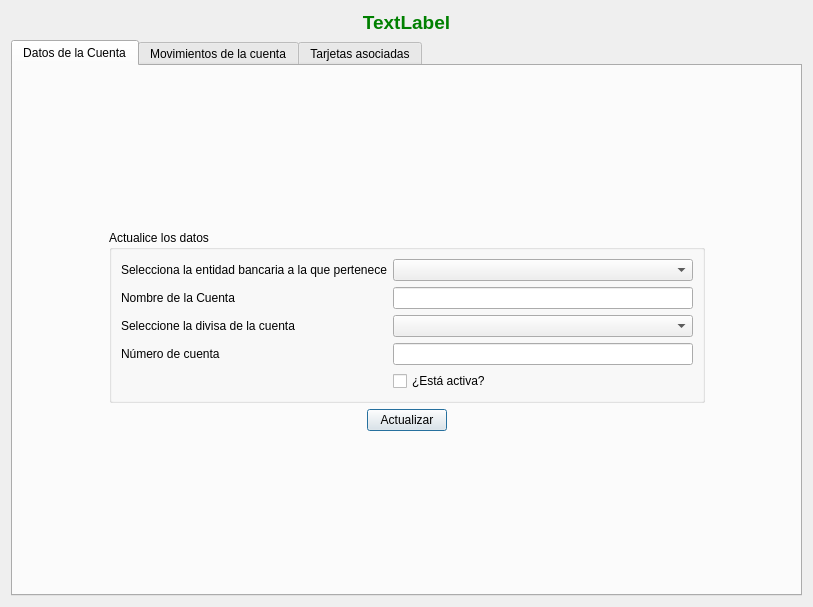
<?xml version="1.0" encoding="UTF-8"?>
<ui version="4.0">
 <class>frmCuentasIBM</class>
 <widget class="QDialog" name="frmCuentasIBM">
  <property name="windowModality">
   <enum>Qt::WindowModal</enum>
  </property>
  <property name="geometry">
   <rect>
    <x>0</x>
    <y>0</y>
    <width>813</width>
    <height>607</height>
   </rect>
  </property>
  <property name="windowTitle">
   <string>Estudio de la Cuenta seleccionada</string>
  </property>
  <property name="windowIcon">
   <iconset resource="../images/xulpymoney.qrc">
    <normaloff>:/xulpymoney/report2.png</normaloff>:/xulpymoney/report2.png</iconset>
  </property>
  <property name="modal">
   <bool>true</bool>
  </property>
  <layout class="QVBoxLayout" name="_2">
   <item>
    <layout class="QVBoxLayout" name="verticalLayout_2">
     <item>
      <widget class="QLabel" name="lblTitulo">
       <property name="font">
        <font>
         <pointsize>14</pointsize>
         <weight>75</weight>
         <bold>true</bold>
        </font>
       </property>
       <property name="styleSheet">
        <string notr="true">color: rgb(0, 128, 0);</string>
       </property>
       <property name="text">
        <string>TextLabel</string>
       </property>
       <property name="alignment">
        <set>Qt::AlignCenter</set>
       </property>
      </widget>
     </item>
     <item>
      <widget class="QTabWidget" name="tab">
       <property name="currentIndex">
        <number>0</number>
       </property>
       <widget class="QWidget" name="tabDatos">
        <attribute name="icon">
         <iconset resource="../images/xulpymoney.qrc">
          <normaloff>:/xulpymoney/bank.png</normaloff>:/xulpymoney/bank.png</iconset>
        </attribute>
        <attribute name="title">
         <string>Datos de la Cuenta</string>
        </attribute>
        <layout class="QHBoxLayout" name="horizontalLayout_3">
         <item>
          <layout class="QHBoxLayout" name="horizontalLayout_2">
           <item>
            <spacer name="horizontalSpacer_4">
             <property name="orientation">
              <enum>Qt::Horizontal</enum>
             </property>
             <property name="sizeType">
              <enum>QSizePolicy::MinimumExpanding</enum>
             </property>
             <property name="sizeHint" stdset="0">
              <size>
               <width>40</width>
               <height>20</height>
              </size>
             </property>
            </spacer>
           </item>
           <item>
            <layout class="QVBoxLayout" name="verticalLayout">
             <item>
              <spacer name="verticalSpacer_2">
               <property name="orientation">
                <enum>Qt::Vertical</enum>
               </property>
               <property name="sizeHint" stdset="0">
                <size>
                 <width>20</width>
                 <height>40</height>
                </size>
               </property>
              </spacer>
             </item>
             <item>
              <widget class="QGroupBox" name="groupBox">
               <property name="title">
                <string>Actualice los datos</string>
               </property>
               <layout class="QHBoxLayout" name="horizontalLayout_4">
                <item>
                 <layout class="QFormLayout" name="formLayout">
                  <property name="fieldGrowthPolicy">
                   <enum>QFormLayout::ExpandingFieldsGrow</enum>
                  </property>
                  <item row="0" column="1">
                   <widget class="QComboBox" name="cmbEB">
                    <property name="sizePolicy">
                     <sizepolicy hsizetype="Expanding" vsizetype="Preferred">
                      <horstretch>0</horstretch>
                      <verstretch>0</verstretch>
                     </sizepolicy>
                    </property>
                    <property name="sizeAdjustPolicy">
                     <enum>QComboBox::AdjustToContents</enum>
                    </property>
                   </widget>
                  </item>
                  <item row="1" column="0">
                   <widget class="QLabel" name="label_2">
                    <property name="text">
                     <string>Nombre de la Cuenta</string>
                    </property>
                   </widget>
                  </item>
                  <item row="1" column="1">
                   <widget class="QLineEdit" name="txtCuenta">
                    <property name="sizePolicy">
                     <sizepolicy hsizetype="Expanding" vsizetype="Preferred">
                      <horstretch>0</horstretch>
                      <verstretch>0</verstretch>
                     </sizepolicy>
                    </property>
                    <property name="minimumSize">
                     <size>
                      <width>300</width>
                      <height>0</height>
                     </size>
                    </property>
                   </widget>
                  </item>
                  <item row="2" column="0">
                   <widget class="QLabel" name="label_8">
                    <property name="text">
                     <string>Seleccione la divisa de la cuenta</string>
                    </property>
                   </widget>
                  </item>
                  <item row="2" column="1">
                   <widget class="QComboBox" name="cmbCurrency">
                    <property name="sizePolicy">
                     <sizepolicy hsizetype="Expanding" vsizetype="Preferred">
                      <horstretch>0</horstretch>
                      <verstretch>0</verstretch>
                     </sizepolicy>
                    </property>
                   </widget>
                  </item>
                  <item row="3" column="0">
                   <widget class="QLabel" name="label_3">
                    <property name="text">
                     <string>Número de cuenta</string>
                    </property>
                   </widget>
                  </item>
                  <item row="3" column="1">
                   <widget class="QLineEdit" name="txtNumero">
                    <property name="sizePolicy">
                     <sizepolicy hsizetype="Expanding" vsizetype="Preferred">
                      <horstretch>0</horstretch>
                      <verstretch>0</verstretch>
                     </sizepolicy>
                    </property>
                   </widget>
                  </item>
                  <item row="4" column="1">
                   <widget class="QCheckBox" name="chkActiva">
                    <property name="text">
                     <string>¿Está activa?</string>
                    </property>
                   </widget>
                  </item>
                  <item row="0" column="0">
                   <widget class="QLabel" name="label">
                    <property name="text">
                     <string>Selecciona la entidad bancaria a la que pertenece</string>
                    </property>
                   </widget>
                  </item>
                 </layout>
                </item>
               </layout>
              </widget>
             </item>
             <item>
              <layout class="QHBoxLayout" name="horizontalLayout_12">
               <item>
                <spacer name="horizontalSpacer_6">
                 <property name="orientation">
                  <enum>Qt::Horizontal</enum>
                 </property>
                 <property name="sizeHint" stdset="0">
                  <size>
                   <width>40</width>
                   <height>20</height>
                  </size>
                 </property>
                </spacer>
               </item>
               <item>
                <widget class="QPushButton" name="cmdDatos">
                 <property name="text">
                  <string>Actualizar</string>
                 </property>
                </widget>
               </item>
               <item>
                <spacer name="horizontalSpacer_7">
                 <property name="orientation">
                  <enum>Qt::Horizontal</enum>
                 </property>
                 <property name="sizeHint" stdset="0">
                  <size>
                   <width>40</width>
                   <height>20</height>
                  </size>
                 </property>
                </spacer>
               </item>
              </layout>
             </item>
             <item>
              <spacer name="verticalSpacer">
               <property name="orientation">
                <enum>Qt::Vertical</enum>
               </property>
               <property name="sizeHint" stdset="0">
                <size>
                 <width>20</width>
                 <height>40</height>
                </size>
               </property>
              </spacer>
             </item>
            </layout>
           </item>
           <item>
            <spacer name="horizontalSpacer_5">
             <property name="orientation">
              <enum>Qt::Horizontal</enum>
             </property>
             <property name="sizeType">
              <enum>QSizePolicy::MinimumExpanding</enum>
             </property>
             <property name="sizeHint" stdset="0">
              <size>
               <width>40</width>
               <height>20</height>
              </size>
             </property>
            </spacer>
           </item>
          </layout>
         </item>
        </layout>
       </widget>
       <widget class="QWidget" name="tabMovimientos">
        <attribute name="icon">
         <iconset resource="../images/xulpymoney.qrc">
          <normaloff>:/xulpymoney/books.png</normaloff>:/xulpymoney/books.png</iconset>
        </attribute>
        <attribute name="title">
         <string>Movimientos de la cuenta</string>
        </attribute>
        <layout class="QHBoxLayout" name="horizontalLayout_7">
         <item>
          <layout class="QVBoxLayout" name="verticalLayout_3">
           <item>
            <layout class="QHBoxLayout" name="horizontalLayout">
             <item>
              <spacer name="horizontalSpacer_2">
               <property name="orientation">
                <enum>Qt::Horizontal</enum>
               </property>
               <property name="sizeHint" stdset="0">
                <size>
                 <width>40</width>
                 <height>20</height>
                </size>
               </property>
              </spacer>
             </item>
             <item>
              <widget class="wdgYearMonth" name="wdgYM" native="true"/>
             </item>
             <item>
              <spacer name="horizontalSpacer_3">
               <property name="orientation">
                <enum>Qt::Horizontal</enum>
               </property>
               <property name="sizeHint" stdset="0">
                <size>
                 <width>40</width>
                 <height>20</height>
                </size>
               </property>
              </spacer>
             </item>
            </layout>
           </item>
           <item>
            <widget class="myQTableWidget" name="tblOperaciones">
             <property name="contextMenuPolicy">
              <enum>Qt::CustomContextMenu</enum>
             </property>
             <property name="alternatingRowColors">
              <bool>true</bool>
             </property>
             <property name="selectionMode">
              <enum>QAbstractItemView::SingleSelection</enum>
             </property>
             <property name="selectionBehavior">
              <enum>QAbstractItemView::SelectRows</enum>
             </property>
             <attribute name="horizontalHeaderStretchLastSection">
              <bool>true</bool>
             </attribute>
             <attribute name="verticalHeaderVisible">
              <bool>false</bool>
             </attribute>
             <attribute name="verticalHeaderStretchLastSection">
              <bool>false</bool>
             </attribute>
             <column>
              <property name="text">
               <string>Fecha</string>
              </property>
             </column>
             <column>
              <property name="text">
               <string>Concepto</string>
              </property>
             </column>
             <column>
              <property name="text">
               <string>Importe</string>
              </property>
             </column>
             <column>
              <property name="text">
               <string>Saldo</string>
              </property>
             </column>
             <column>
              <property name="text">
               <string>Comentario</string>
              </property>
             </column>
            </widget>
           </item>
          </layout>
         </item>
        </layout>
       </widget>
       <widget class="QWidget" name="tabTarjetas">
        <attribute name="icon">
         <iconset resource="../images/xulpymoney.qrc">
          <normaloff>:/xulpymoney/visa2.png</normaloff>:/xulpymoney/visa2.png</iconset>
        </attribute>
        <attribute name="title">
         <string>Tarjetas asociadas</string>
        </attribute>
        <layout class="QHBoxLayout" name="horizontalLayout_8">
         <item>
          <layout class="QVBoxLayout" name="verticalLayout_5">
           <item>
            <widget class="QGroupBox" name="groupBox_3">
             <property name="title">
              <string>Listado de tarjetas asociadas a la cuenta</string>
             </property>
             <layout class="QHBoxLayout" name="horizontalLayout_9">
              <item>
               <layout class="QVBoxLayout" name="verticalLayout_4">
                <item>
                 <widget class="QCheckBox" name="chkTarjetas">
                  <property name="text">
                   <string>¿Mostrar tarjetas inactivas?</string>
                  </property>
                 </widget>
                </item>
                <item>
                 <widget class="myQTableWidget" name="tblTarjetas">
                  <property name="contextMenuPolicy">
                   <enum>Qt::CustomContextMenu</enum>
                  </property>
                  <property name="alternatingRowColors">
                   <bool>true</bool>
                  </property>
                  <property name="selectionMode">
                   <enum>QAbstractItemView::SingleSelection</enum>
                  </property>
                  <property name="selectionBehavior">
                   <enum>QAbstractItemView::SelectRows</enum>
                  </property>
                  <attribute name="verticalHeaderVisible">
                   <bool>false</bool>
                  </attribute>
                  <column>
                   <property name="text">
                    <string>Tarjeta</string>
                   </property>
                  </column>
                  <column>
                   <property name="text">
                    <string>Número</string>
                   </property>
                  </column>
                  <column>
                   <property name="text">
                    <string>Activa</string>
                   </property>
                  </column>
                  <column>
                   <property name="text">
                    <string>Pago diferido</string>
                   </property>
                  </column>
                  <column>
                   <property name="text">
                    <string>Saldo máximo</string>
                   </property>
                  </column>
                  <column>
                   <property name="text">
                    <string>Saldo</string>
                   </property>
                  </column>
                 </widget>
                </item>
               </layout>
              </item>
             </layout>
            </widget>
           </item>
           <item>
            <layout class="QHBoxLayout" name="layDiferido">
             <item>
              <widget class="QTabWidget" name="tabOpertarjetasDiferidas">
               <property name="enabled">
                <bool>false</bool>
               </property>
               <property name="currentIndex">
                <number>0</number>
               </property>
               <widget class="QWidget" name="tab_2">
                <attribute name="title">
                 <string>Operaciones diferidas de la tarjeta seleccionada</string>
                </attribute>
                <layout class="QHBoxLayout" name="horizontalLayout_6">
                 <item>
                  <widget class="QGroupBox" name="grpOperTarjetas">
                   <property name="title">
                    <string>Operaciones diferidas de la tarjeta seleccionada</string>
                   </property>
                   <property name="checkable">
                    <bool>false</bool>
                   </property>
                   <layout class="QVBoxLayout" name="verticalLayout_7">
                    <item>
                     <widget class="myQTableWidget" name="tblOperTarjetas">
                      <property name="contextMenuPolicy">
                       <enum>Qt::CustomContextMenu</enum>
                      </property>
                      <property name="editTriggers">
                       <set>QAbstractItemView::NoEditTriggers</set>
                      </property>
                      <property name="alternatingRowColors">
                       <bool>true</bool>
                      </property>
                      <property name="selectionMode">
                       <enum>QAbstractItemView::MultiSelection</enum>
                      </property>
                      <property name="selectionBehavior">
                       <enum>QAbstractItemView::SelectRows</enum>
                      </property>
                      <attribute name="verticalHeaderVisible">
                       <bool>false</bool>
                      </attribute>
                      <column>
                       <property name="text">
                        <string>Fecha</string>
                       </property>
                      </column>
                      <column>
                       <property name="text">
                        <string>Concepto</string>
                       </property>
                      </column>
                      <column>
                       <property name="text">
                        <string>Importe</string>
                       </property>
                      </column>
                      <column>
                       <property name="text">
                        <string>Comentario</string>
                       </property>
                      </column>
                     </widget>
                    </item>
                   </layout>
                  </widget>
                 </item>
                 <item>
                  <widget class="QGroupBox" name="grpPago">
                   <property name="title">
                    <string>Pago diferido de operaciones seleccionadas</string>
                   </property>
                   <layout class="QHBoxLayout" name="horizontalLayout_11">
                    <item>
                     <layout class="QVBoxLayout" name="verticalLayout_8">
                      <item>
                       <widget class="QLabel" name="lblPago">
                        <property name="font">
                         <font>
                          <pointsize>12</pointsize>
                          <weight>75</weight>
                          <bold>true</bold>
                         </font>
                        </property>
                        <property name="text">
                         <string>XXXX €</string>
                        </property>
                        <property name="alignment">
                         <set>Qt::AlignCenter</set>
                        </property>
                       </widget>
                      </item>
                      <item>
                       <layout class="QHBoxLayout" name="horizontalLayout_10">
                        <item>
                         <widget class="QLabel" name="label_5">
                          <property name="text">
                           <string>Selecciona la fecha de pago</string>
                          </property>
                         </widget>
                        </item>
                        <item>
                         <widget class="QDateEdit" name="calPago">
                          <property name="displayFormat">
                           <string>yyyy/MM/dd</string>
                          </property>
                          <property name="calendarPopup">
                           <bool>true</bool>
                          </property>
                         </widget>
                        </item>
                       </layout>
                      </item>
                      <item>
                       <widget class="QPushButton" name="cmdPago">
                        <property name="text">
                         <string>Pagar</string>
                        </property>
                       </widget>
                      </item>
                     </layout>
                    </item>
                   </layout>
                  </widget>
                 </item>
                </layout>
               </widget>
               <widget class="QWidget" name="tab_3">
                <attribute name="title">
                 <string>Histórico de pagos diferidos de la tarjeta seleccionada</string>
                </attribute>
                <layout class="QHBoxLayout" name="horizontalLayout_14">
                 <item>
                  <layout class="QVBoxLayout" name="verticalLayout_9">
                   <item>
                    <layout class="QHBoxLayout" name="horizontalLayout_13">
                     <item>
                      <widget class="QLabel" name="label_6">
                       <property name="text">
                        <string>Selecciona un pago</string>
                       </property>
                      </widget>
                     </item>
                     <item>
                      <widget class="QComboBox" name="cmbFechasPago"/>
                     </item>
                     <item>
                      <spacer name="horizontalSpacer">
                       <property name="orientation">
                        <enum>Qt::Horizontal</enum>
                       </property>
                       <property name="sizeHint" stdset="0">
                        <size>
                         <width>40</width>
                         <height>20</height>
                        </size>
                       </property>
                      </spacer>
                     </item>
                     <item>
                      <widget class="QLabel" name="label_7">
                       <property name="text">
                        <string>Para devolver el pago</string>
                       </property>
                      </widget>
                     </item>
                     <item>
                      <widget class="QPushButton" name="cmdDevolverPago">
                       <property name="text">
                        <string>Devolver el pago</string>
                       </property>
                       <property name="icon">
                        <iconset>
                         <normaloff>:/xulpmoney/tools-wizard.png</normaloff>:/xulpmoney/tools-wizard.png</iconset>
                       </property>
                      </widget>
                     </item>
                    </layout>
                   </item>
                   <item>
                    <widget class="myQTableWidget" name="tblOpertarjetasHistoricas">
                     <property name="alternatingRowColors">
                      <bool>true</bool>
                     </property>
                     <property name="selectionMode">
                      <enum>QAbstractItemView::SingleSelection</enum>
                     </property>
                     <property name="selectionBehavior">
                      <enum>QAbstractItemView::SelectRows</enum>
                     </property>
                     <attribute name="verticalHeaderVisible">
                      <bool>false</bool>
                     </attribute>
                     <column>
                      <property name="text">
                       <string>Id</string>
                      </property>
                     </column>
                     <column>
                      <property name="text">
                       <string>Fecha</string>
                      </property>
                     </column>
                     <column>
                      <property name="text">
                       <string>Concepto</string>
                      </property>
                     </column>
                     <column>
                      <property name="text">
                       <string>Importe</string>
                      </property>
                     </column>
                     <column>
                      <property name="text">
                       <string>Saldo</string>
                      </property>
                     </column>
                     <column>
                      <property name="text">
                       <string>Comentario</string>
                      </property>
                     </column>
                    </widget>
                   </item>
                  </layout>
                 </item>
                </layout>
               </widget>
              </widget>
             </item>
            </layout>
           </item>
          </layout>
         </item>
        </layout>
       </widget>
      </widget>
     </item>
    </layout>
   </item>
  </layout>
  <action name="actionMovimientoNuevo">
   <property name="icon">
    <iconset resource="../images/xulpymoney.qrc">
     <normaloff>:/xulpymoney/add.png</normaloff>:/xulpymoney/add.png</iconset>
   </property>
   <property name="text">
    <string>Nuevo movimiento</string>
   </property>
  </action>
  <action name="actionMovimientoBorrar">
   <property name="icon">
    <iconset resource="../images/xulpymoney.qrc">
     <normaloff>:/xulpymoney/list-remove.png</normaloff>:/xulpymoney/list-remove.png</iconset>
   </property>
   <property name="text">
    <string>Borrar el movimiento</string>
   </property>
  </action>
  <action name="actionTarjetaNueva">
   <property name="icon">
    <iconset resource="../images/xulpymoney.qrc">
     <normaloff>:/xulpymoney/add.png</normaloff>:/xulpymoney/add.png</iconset>
   </property>
   <property name="text">
    <string>Nueva Tarjeta</string>
   </property>
  </action>
  <action name="actionTarjetaBorrar">
   <property name="icon">
    <iconset resource="../images/xulpymoney.qrc">
     <normaloff>:/xulpymoney/list-remove.png</normaloff>:/xulpymoney/list-remove.png</iconset>
   </property>
   <property name="text">
    <string>Borrar Tarjeta</string>
   </property>
  </action>
  <action name="actionOperTarjetaNueva">
   <property name="icon">
    <iconset resource="../images/xulpymoney.qrc">
     <normaloff>:/xulpymoney/add.png</normaloff>:/xulpymoney/add.png</iconset>
   </property>
   <property name="text">
    <string>Nueva Operación de Tarjeta</string>
   </property>
  </action>
  <action name="actionOperTarjetaBorrar">
   <property name="icon">
    <iconset resource="../images/xulpymoney.qrc">
     <normaloff>:/xulpymoney/list-remove.png</normaloff>:/xulpymoney/list-remove.png</iconset>
   </property>
   <property name="text">
    <string>Borrar Operación de Tarjeta</string>
   </property>
  </action>
  <action name="actionTarjetaModificar">
   <property name="icon">
    <iconset resource="../images/xulpymoney.qrc">
     <normaloff>:/xulpymoney/editar.png</normaloff>:/xulpymoney/editar.png</iconset>
   </property>
   <property name="text">
    <string>Modificar Tarjeta</string>
   </property>
   <property name="toolTip">
    <string>Modificar Tarjeta</string>
   </property>
  </action>
  <action name="actionTarjetaActivar">
   <property name="checkable">
    <bool>true</bool>
   </property>
   <property name="text">
    <string>Is active?</string>
   </property>
  </action>
  <action name="actionMovimientoModificar">
   <property name="icon">
    <iconset resource="../images/xulpymoney.qrc">
     <normaloff>:/xulpymoney/editar.png</normaloff>:/xulpymoney/editar.png</iconset>
   </property>
   <property name="text">
    <string>Modificar movimiento</string>
   </property>
   <property name="toolTip">
    <string>Modificar Movimiento</string>
   </property>
  </action>
  <action name="actionOperTarjetaModificar">
   <property name="icon">
    <iconset resource="../images/xulpymoney.qrc">
     <normaloff>:/xulpymoney/editar.png</normaloff>:/xulpymoney/editar.png</iconset>
   </property>
   <property name="text">
    <string>Modificar Operación de Tarjeta</string>
   </property>
   <property name="toolTip">
    <string>Modificar Operación de Tarjeta</string>
   </property>
  </action>
 </widget>
 <customwidgets>
  <customwidget>
   <class>myQTableWidget</class>
   <extends>QTableWidget</extends>
   <header location="global">myqtablewidget</header>
  </customwidget>
  <customwidget>
   <class>wdgYearMonth</class>
   <extends>QWidget</extends>
   <header location="global">wdgYearMonth</header>
   <container>1</container>
  </customwidget>
 </customwidgets>
 <resources>
  <include location="../images/xulpymoney.qrc"/>
 </resources>
 <connections/>
</ui>
